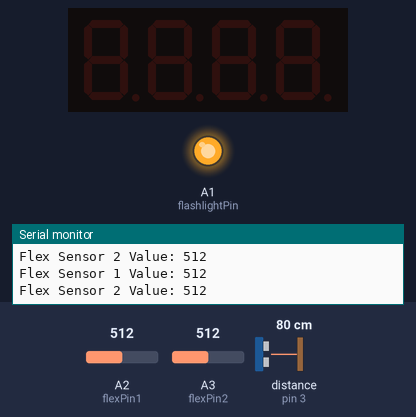
The sketch below on a simulated Arduino Uno, built with avr-gcc and run on an emulated ATmega328P. Parts: 4-digit seven-segment display, output pins drawn as LEDs (lit = HIGH), the last lines printed to the serial monitor. Dashed ring = blinking. The inputs (shaded band) are chosen by the test bench; at power-on: A2 (flexPin1) = 512, A3 (flexPin2) = 512, distance to the obstacle (sensor on pin 3) 80 cm. The echo pulse lasts 58.3 µs per cm; pins used as bus, display or sensor lines are not drawn.

Above: at 1.2 s.
1.3 s: A2 (flexPin1) set to 365
4.3 s: A2 (flexPin1) set to 338
At 5.2 s:
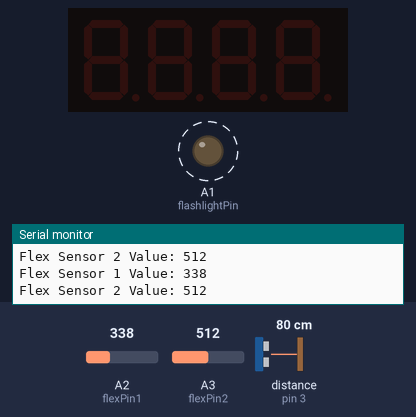
7.3 s: A3 (flexPin2) set to 210
At 9.6 s:
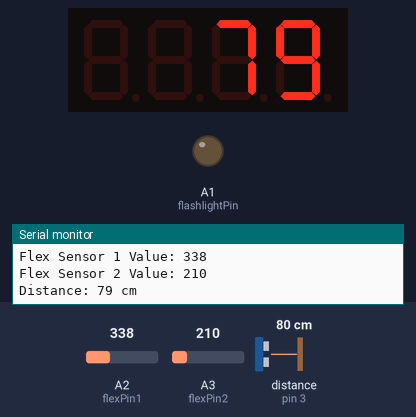
10.3 s: distance to the obstacle (sensor on pin 3) set to 2 cm
At 12.5 s:
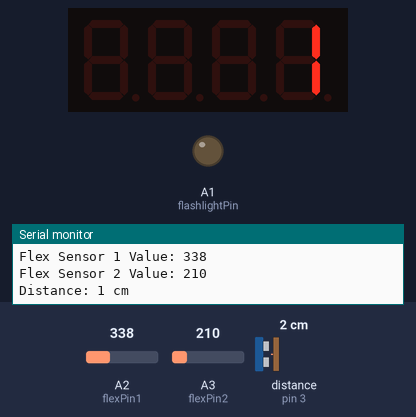
13.3 s: distance to the obstacle (sensor on pin 3) set to 4 cm
At 15.3 s:
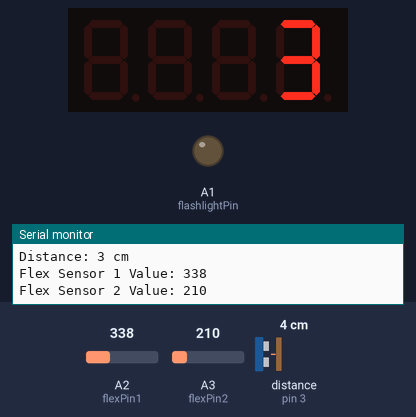
16.3 s: distance to the obstacle (sensor on pin 3) set to 9 cm
At 19.2 s:
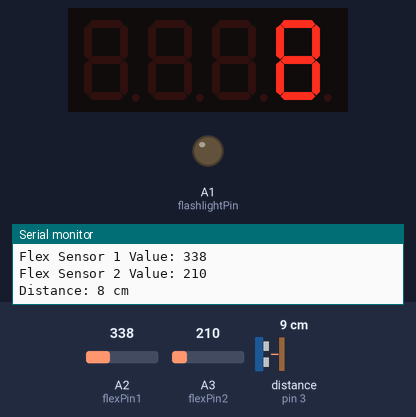
Timing chart, 0 to 20.3 s (numbered marks = the images above; inputs shaded):
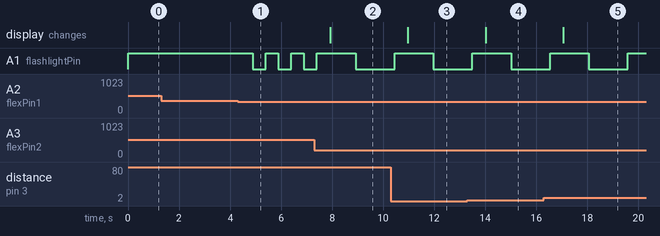

The sketch:

sketch_Main.ino
```cpp
#include <TM1637Display.h> // Inkluder biblioteket til Grove 4-cifret display

// Definer den analoge pin, hvor flex sensoren er tilsluttet
const int flexPin1 = A2; // Flex sensor tilsluttet til A2
const int flexPin2 = A3; // Flex sensor tilsluttet til A3
const int flashlightPin = A1; // Pin, hvor lommelygten er tilsluttet
#define trigPin 2 // HC-SR04 trigger pin
#define echoPin 3 // HC-SR04 echo pin
#define CLK 4 // Clock pin til Grove 4-cifret display
#define DIO 5 // Data pin til Grove 4-cifret display

// Variabel til at holde styr på lommelygtens tilstand
bool flashlightState = false;

TM1637Display display(CLK, DIO); // Initialiser Grove 4-cifret display

void setup() {
  Serial.begin(9600);
  pinMode(flexPin1, INPUT); // Flex sensor pin som input
  pinMode(flexPin2, INPUT); // Flex sensor pin som input
  pinMode(flashlightPin, OUTPUT); // Lommelygten pin som output
  pinMode(trigPin, OUTPUT);
  pinMode(echoPin, INPUT);
  digitalWrite(flashlightPin, HIGH); // Sørg for at lommelygten starter i slukket tilstand

  display.setBrightness(0x0a); // Sæt lysstyrkeniveauet for displayet (0x00 til 0x0f)
  display.clear(); // Ryd displayet
}

void loop() {
  // Læs den analoge værdi fra flex sensorerne
  int flexValue1 = analogRead(flexPin1);
  int flexValue2 = analogRead(flexPin2);

  // Udskriv flex sensor aflæsningerne til Serial Monitor
  Serial.print("Flex Sensor 1 Value: ");
  Serial.println(flexValue1);
  Serial.print("Flex Sensor 2 Value: ");
  Serial.println(flexValue2);

  // Tjek om flex sensor 1 aflæsning er under 400 (juster tærsklen efter behov)
  if (flexValue1 < 350) {
    // Skift lommelygtens tilstand mellem konstant og slukket
    flashlightState = !flashlightState;

    // Indstil lommelygtepin baseret på den opdaterede tilstand
    digitalWrite(flashlightPin, flashlightState ? HIGH : LOW);

    // Tilføj en ekstra forsinkelse for at forhindre hurtig skiften
    delay(500);
  }

  // Tjek om flex sensor 2 aflæsning er under 220 (juster tærsklen efter behov)
  if (flexValue2 < 220) {
    // Mål afstand og skift koden
    long duration, distance;

    // Ryd triggerpin
    digitalWrite(trigPin, LOW);
    delayMicroseconds(2);

    // Sæt triggerpin høj i 10 mikrosekunder
    digitalWrite(trigPin, HIGH);
    delayMicroseconds(10);
    digitalWrite(trigPin, LOW);

    // Mål varigheden af pulsen på echo pin
    duration = pulseIn(echoPin, HIGH);

    // Beregn afstanden
    distance = duration * 0.034 / 2; // Lydens hastighed er 34.000 cm/s, divideret med 2, da lyden rejser til objektet og tilbage

    // Udskriv afstanden til serial monitor
    Serial.print("Distance: ");
    Serial.print(distance);
    Serial.println(" cm");

    // Opdater Grove 4-cifret display med afstandsværdien
    display.showNumberDec(distance, false); // Vis afstandsværdien
    delay(1000); // Vent 1 sekund før næste måling
  }
}
```

Measured:
- the behaviour switches between 350 and 349 on A2 (flexPin1) (found by bisection; images 0 and 1)
- after the input at 4.3 s, A1 (flashlightPin): alternates HIGH for 0.50 s and LOW for 0.50 s, starting after 0.59 s
- after the input at 7.3 s, the display: changes after 0.62 s (image 2)
- after the input at 10.3 s, the display: changes after 0.67 s (image 3)
- after the input at 13.3 s, the display: changes after 0.72 s (image 4)
- after the input at 16.3 s, the display: changes after 0.76 s (image 5)
